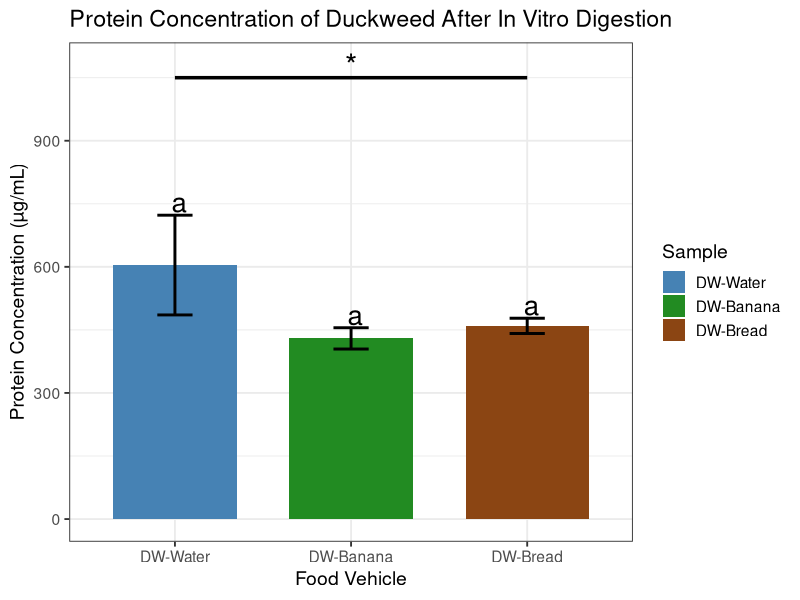

Generate this figure with R:
#This Code is made by Maruf Raihan for bradford data statistical analysis and visual presentation

library(emmeans)
library(multcomp)
library(multcompView)
library(ggplot2)

# ---------------------------------------------------------
# 1. RAW DATA
# ---------------------------------------------------------
df <- data.frame(
  Sample = factor(rep(c("DW-Water", "DW-Banana", "DW-Bread"), each = 3),
                  levels = c("DW-Water", "DW-Banana", "DW-Bread")),
  Protein = c(
    639.00, 472.04, 701.52,   # DW-Water
    400.72, 441.69, 447.00,   # DW-Banana
    448.05, 480.52, 450.14    # DW-Bread
  )
)

# ---------------------------------------------------------
# 2. DESCRIPTIVE STATS
# ---------------------------------------------------------
df_stats <- aggregate(Protein ~ Sample, df, function(x) {
  c(Mean = mean(x), SD = sd(x), CV = sd(x)/mean(x)*100)
})

df_stats <- do.call(data.frame, df_stats)
names(df_stats) <- c("Sample", "Mean", "SD", "CV")

# ---------------------------------------------------------
# 3. ANOVA + TUKEY
# ---------------------------------------------------------
model <- aov(Protein ~ Sample, data = df)
emm <- emmeans(model, ~ Sample)
tukey <- summary(pairs(emm, adjust = "tukey"))

# ---------------------------------------------------------
# 4. Tukey LETTERS
# ---------------------------------------------------------
cld_out <- suppressMessages(
  cld(emm, Letters = letters, adjust = "tukey")
)

df_plot <- merge(df_stats, cld_out[, c("Sample", ".group")], by = "Sample")

# ---------------------------------------------------------
# 5. BASE PLOT
# ---------------------------------------------------------
p_bradford <- ggplot(df_plot, aes(x = Sample, y = Mean, fill = Sample)) +
  geom_col(width = 0.7) +
  geom_errorbar(aes(ymin = Mean - SD, ymax = Mean + SD),
                width = 0.2, linewidth = 1) +
  geom_text(aes(label = .group, y = Mean + SD + 30), size = 7) +
  
  scale_fill_manual(
    values = c("DW-Water" = "steelblue",
               "DW-Banana" = "forestgreen",
               "DW-Bread" = "saddlebrown")
  ) +
  
  theme_bw(base_size = 14) +
  labs(
    title = "Protein Concentration of Duckweed After In Vitro Digestion",
    x = "Food Vehicle",
    y = "Protein Concentration (µg/mL)"
  )

# ---------------------------------------------------------
# 6. SINGLE ANOVA BRACKET ACROSS ALL THREE BARS
# ---------------------------------------------------------
p_bradford <- p_bradford +
  annotate("segment", x = 1, xend = 3, y = 1050, yend = 1050, linewidth = 1.2) +
  annotate("text", x = 2, y = 1080, label = "*", size = 8)

# ---------------------------------------------------------
# 7. PRINT
# ---------------------------------------------------------
print(p_bradford)

cat("\n=== DESCRIPTIVE STATS ===\n")
print(df_stats)

cat("\n=== ANOVA SUMMARY ===\n")
print(summary(model))

cat("\n=== TUKEY POST-HOC ===\n")
print(tukey)
